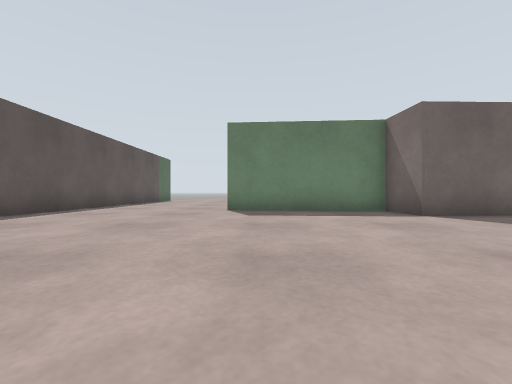
view 1 (above)

23 first-person views from a walk through a world built for the Gazebo simulator. The camera is 0.5 m above the floor, looks level and sees 90° across. The floor is counted in squares, 1 m on a side. Each view is taken from the middle of a square. On the plan, view 1 faces up. The plan holds only what a view shows up to about 9 squares ahead; the rest is blank. The place goes on beyond the plan.

view 2
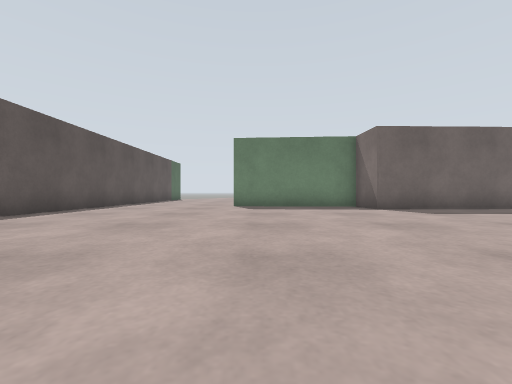

view 3
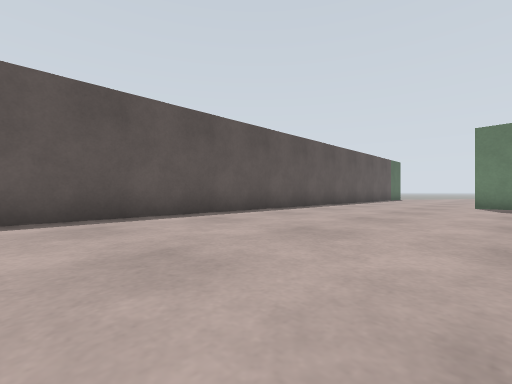

view 4
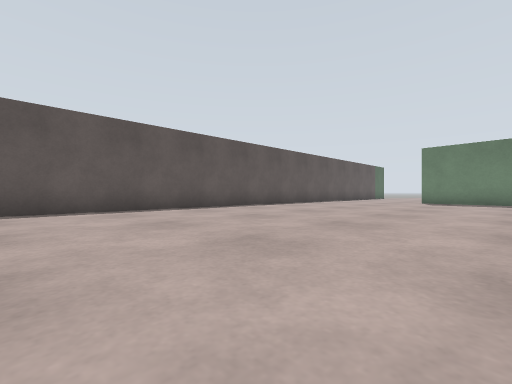

view 5
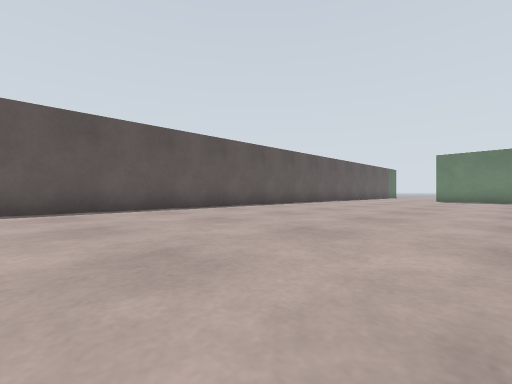

view 6
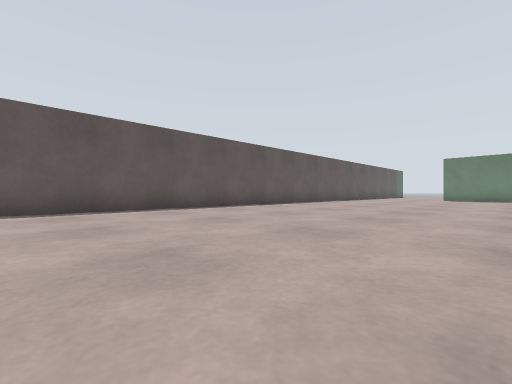

view 7
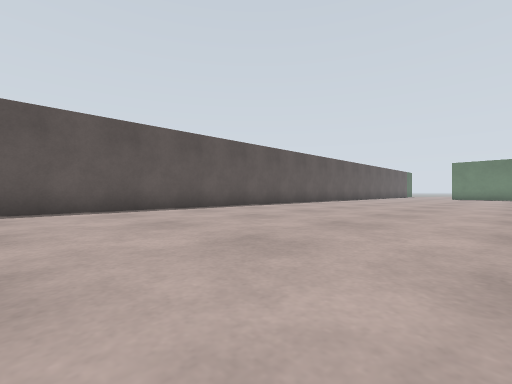

view 8
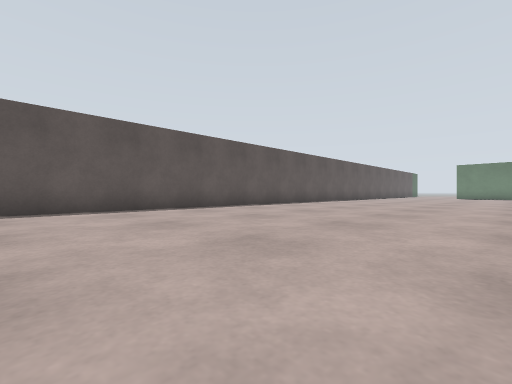

view 9
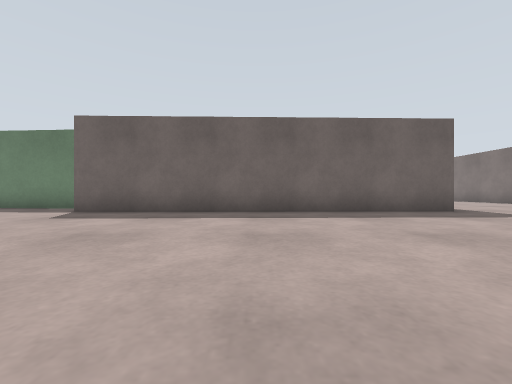

view 10
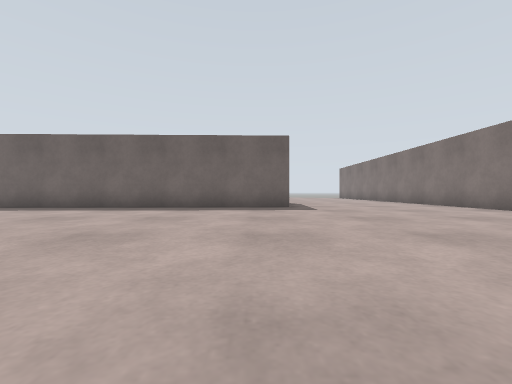

view 11
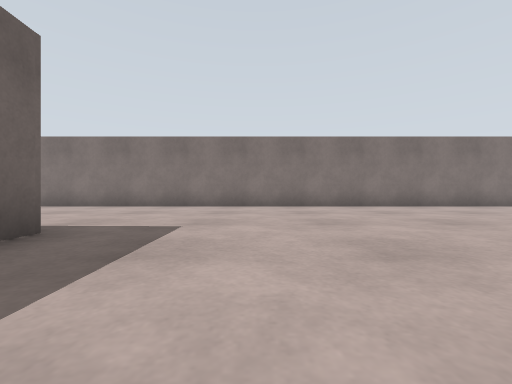

view 12
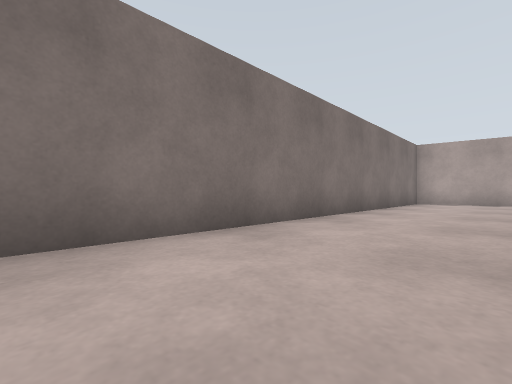

view 13
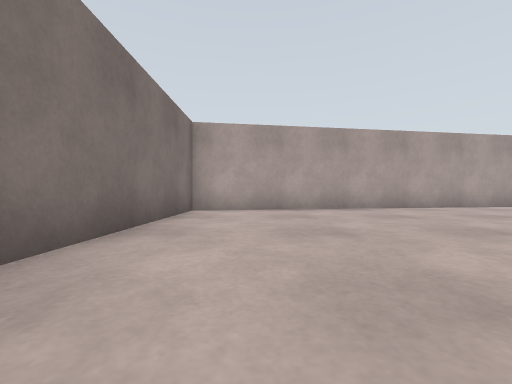

view 14
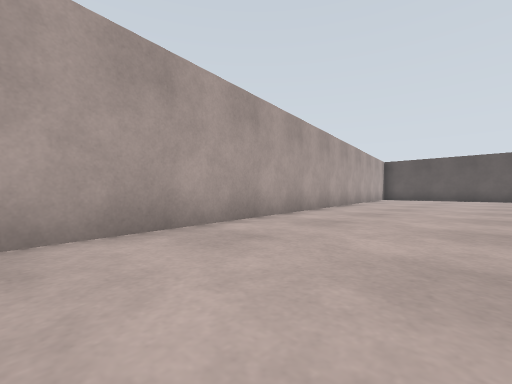

view 15
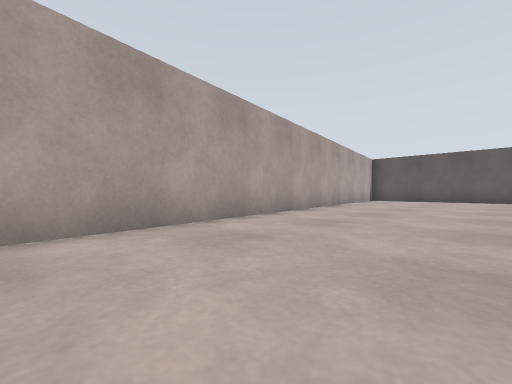

view 16
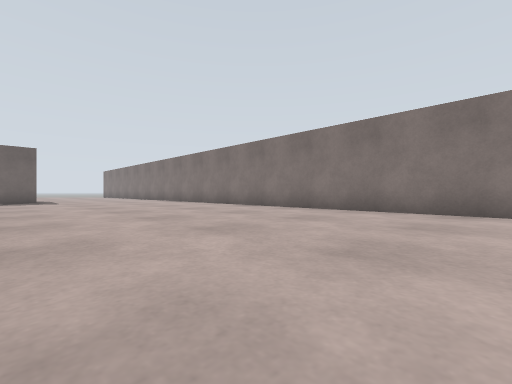

view 17
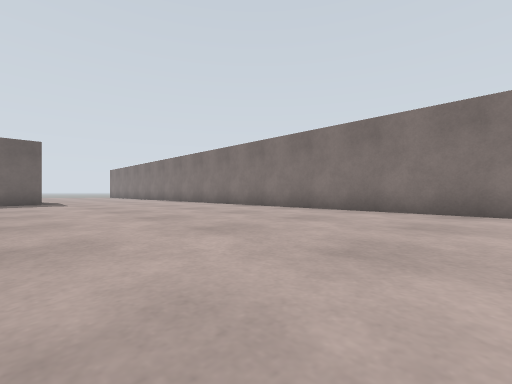

view 18
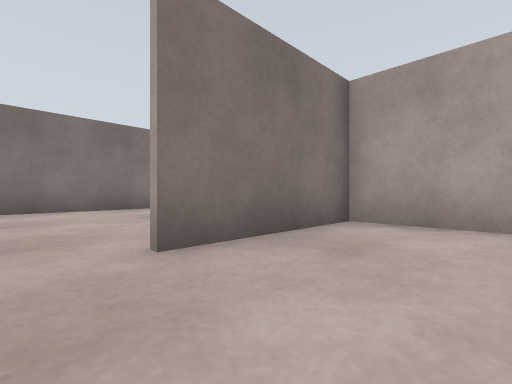

view 19
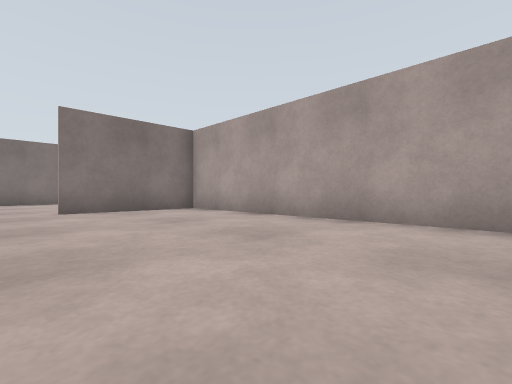

view 20
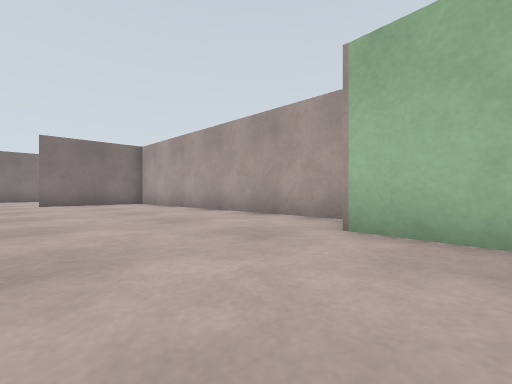

view 21
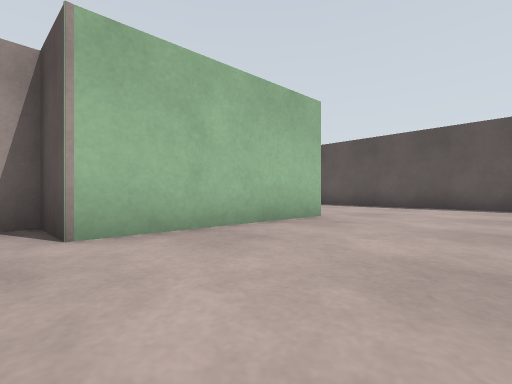

view 22
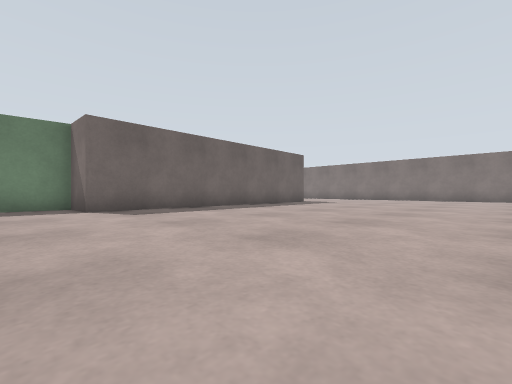

view 23
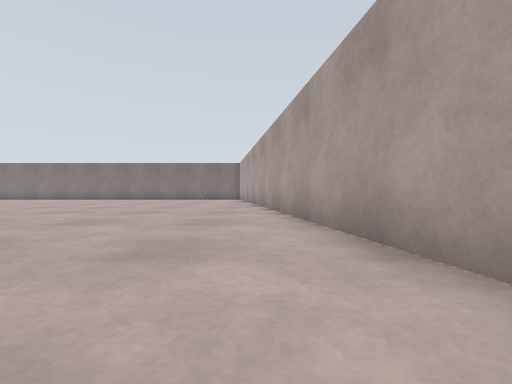

### Floor plan
Points are (right, up) in squares from view 1. A wall is a line through its corners. A room is listed if a view was taken in it or the views show most of it. See-through windows are left out.
Room 1 (views 1, 2, 3, 4, 5, 6, 7, 8, 9, 10, 11, 12, 13, 14, 15, 16, 17, 18, 19, 20, 21, 22, 23)
walls: (13.1, 5.6) (3.5, 5.4) (3.4, 6.7) (-0.8, 7); (-0.8, 7.2) (3.5, 6.9) (3.6, 5.5) (13, 5.8) (13.1, 9.1); (3.1, -16.4) (18.7, -13.9) (18.8, 10.4); (-5.1, 10) (-5.3, -16.1)

Where each view was taken, in squares from view 1:
view 1: 0 up, 0 right, facing up
view 2: 2 down, 0 right, facing up
view 3: 3 down, 0 right, facing up-left
view 4: 6 down, 2 right, facing up-left
view 5: 9 down, 2 right, facing up-left
view 6: 11 down, 2 right, facing up-left
view 7: 14 down, 2 right, facing up-left
view 8: 16 down, 2 right, facing up-left
view 9: 1 down, 8 right, facing up
view 10: 3 down, 12 right, facing up
view 11: 3 up, 10 right, facing right
view 12: 2 down, 16 right, facing down-right
view 13: 7 down, 17 right, facing down
view 14: 12 down, 12 right, facing down-left
view 15: 12 down, 10 right, facing down-left
view 16: 9 down, 12 right, facing up-right
view 17: 7 down, 12 right, facing up-right
view 18: 10 up, 11 right, facing down-right
view 19: 10 up, 6 right, facing down-right
view 20: 10 up, 2 right, facing down-right
view 21: 10 up, 4 right, facing down-left
view 22: 2 down, 2 right, facing up-right
view 23: 15 down, 2 right, facing right
